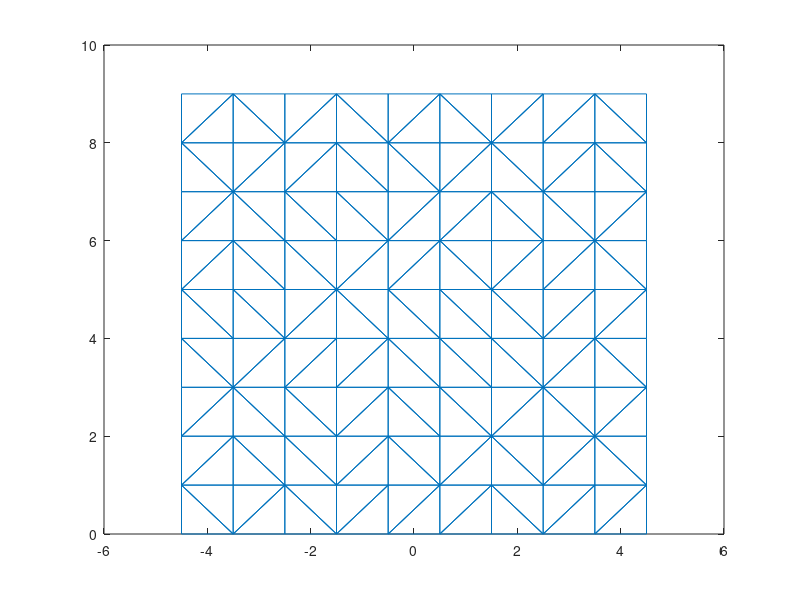

Reproduce this figure in MATLAB. (Note: this script raises an error after producing the figure.)
function fem2D()

%create square mesh
[tri, v] = createSquareMesh(10,10, 1,1);
trimesh(tri, v(:,1), v(:,2));
numVerts = size(v,1);
pos = zeros(numVerts,2);

%floor is at zero
odeFun = @(time, state)(femOde(time,state,tri,v,pos));
outputFun = @(time, state, flag)(femOutputFcn(time,state,flag,pos, tri, v));
options = odeset('OutputFcn', outputFun);

y0 = [reshape(v', 2*numVerts,1); zeros(2*numVerts,1)];
[time, state] = ode45(odeFun, [0, 10], y0, options);

pos(1:numVerts,:) = [state(end, 1:2:2*numVerts)' state(end, 2:2:2*numVerts)'];
trimesh(tri, pos(:,1), pos(:,2));
    
end

function y = femOde(time, state, tri, v, pos)
    numVerts = size(v,1);
    pos(1:numVerts,:) = [state(1:2:2*numVerts) state(2:2:2*numVerts)];
    
    %hack to fix object to the floor
    %just set y positions of vertices to zero
    floorVert = abs(v(:,2)) < 1e-6; %some arbitrary toleranc
    
    %set positions to zero
    pos(floorVert,2) = 0;
    
    %set velocities to zero
    vel = [state((2*numVerts+1):2:end) state((2*numVerts+2):2:end)];
    vel(floorVert,2) = 0;
    y = [reshape(vel', 2*numVerts,1) ; femAccelerations(tri, v, pos)];
    
end

%compute FEM accelerations
function a = femAccelerations(tri, v, pos)

numTris = size(tri, 1);
numVerts = size(v,1);
f = zeros(numVerts,2);
m = zeros(numVerts, 2);
density = 1.0;
g = [0 -9.8]';

for i=1:numTris
    
    %Edge vectors
    E1 = (v(tri(i,2), :)-v(tri(i,1), :))';
    E2 = (v(tri(i,3), :)-v(tri(i,1), :))';
    
    e1 = (pos(tri(i,2), :)-pos(tri(i,1), :))';
    e2 = (pos(tri(i,3), :)-pos(tri(i,1), :))';
    e3 = (pos(tri(i,3), :)-pos(tri(i,2), :))';
    area = 0.5*det([e1 e2]);
    me = density*area;
    
    %%%%%%%%%%ASSIGNMENT%%%%%%%%%%%%%%
    %compute F
    %F = 
   
    
    %%%%%%%%%%ASSIGNMENT%%%%%%%%%%%%%%
    %edit the cauchyStress method to add material models
    stress = cauchyStress(F);
    
    %compute forces for each edge
    
    %edge 1
    n1 = [e1(2) ; -e1(1)];
    
    %%%%%%%%%%ASSIGNMENT%%%%%%%%%%%%%%
    %Set fe1 to the force on the first edge of the triangle (from node 1 to
    %node 2)
    %fe1 = 
    
    
    f(tri(i,2), :) = f(tri(i,2), :) - 0.5*fe1';
    f(tri(i,1), :) = f(tri(i,1), :) - 0.5*fe1';
    
    %edge2
    n2 = [e3(2) ; -e3(1)];
    
    %%%%%%%%%%ASSIGNMENT%%%%%%%%%%%%%%
    %Set fe2 to the force on the first edge of the triangle (from node 2 to
    %node 3)
    %fe2 = 
    f(tri(i,3), :) = f(tri(i,3), :) - 0.5*fe2';
    f(tri(i,2), :) = f(tri(i,2), :) - 0.5*fe2';
    
    
    n3 = [-e2(2) ; e2(1)];
    
    %%%%%%%%%%ASSIGNMENT%%%%%%%%%%%%%%
    %Set fe3 to the force on the first edge of the triangle (from node 3 to
    %node 1)
    %fe3 =
    f(tri(i,3), :) = f(tri(i,3), :) - 0.5*fe3';
    f(tri(i,1), :) = f(tri(i,1), :) - 0.5*fe3';
    
    
    %distribute mass to all vertices
    m(tri(i,1), : ) = m(tri(i,1), : ) + [me me]/3;
    m(tri(i,2), : ) = m(tri(i,2), : ) + [me me]/3;
    m(tri(i,3), : ) = m(tri(i,3), : ) + [me me]/3;
   
    
end

%reshape force vector and compute accelerations, add gravity here
f = reshape(f', 2*numVerts,1);
m = reshape(m', 2*numVerts,1);
a = f./m + repmat(g, numVerts,1);

end

function status = femOutputFcn(time, state, flag, pos, tri, v)

if strcmp(flag, 'done') == 0
numVerts = size(v,1);
hold on
clf
pos(1:numVerts,:) = [state(1:2:2*numVerts, end) state(2:2:2*numVerts, end)];
trimesh(tri, pos(:,1), pos(:,2));
hold off
drawnow
end

status = 0;
end



function stress = cauchyStress(F)
    
    %%%%%%%%%%ASSIGNMENT%%%%%%%%%%%%%%
    %Set P = to the Piola-Kirchoff 1 stress for a neohookean model.
    %Use parameters mu = 50, lambda = 50 to test
    %P = 
    stress = (P*F')./J;
    
end

function [tri, v] = createSquareMesh(width, height, dx, dy)

[X,Y] = meshgrid(1:dx:width, 1:dy:height);

v = [X(:) Y(:)];
tri = delaunay(v(:,1), v(:,2));
numVerts = size(v,1);
%center mesh
v(:,1) = v(:,1) - sum(v(:,1))./numVerts;
v(:,2) = v(:,2) - min(v(:,2));

end

